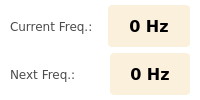
          <widget class="QFrame" name="verticalFrame_5">
           <property name="styleSheet">
            <string notr="true">background-color: rgb(255, 255, 255);
border-radius: 4px;</string>
           </property>
           <layout class="QVBoxLayout" name="verticalLayout_9" stretch="1,1">
            <property name="leftMargin">
             <number>5</number>
            </property>
            <property name="topMargin">
             <number>5</number>
            </property>
            <property name="rightMargin">
             <number>5</number>
            </property>
            <property name="bottomMargin">
             <number>5</number>
            </property>
            <item>
             <layout class="QHBoxLayout" name="horizontalLayout_15" stretch="1,2">
              <property name="spacing">
               <number>15</number>
              </property>
              <property name="leftMargin">
               <number>5</number>
              </property>
              <property name="rightMargin">
               <number>5</number>
              </property>
              <item>
               <widget class="QLabel" name="static_odsc_label_10">
                <property name="sizePolicy">
                 <sizepolicy hsizetype="Preferred" vsizetype="Preferred">
                  <horstretch>0</horstretch>
                  <verstretch>0</verstretch>
                 </sizepolicy>
                </property>
                <property name="minimumSize">
                 <size>
                  <width>0</width>
                  <height>25</height>
                 </size>
                </property>
                <property name="font">
                 <font>
                  <family>Verdana</family>
                  <pointsize>9</pointsize>
                  <weight>50</weight>
                  <bold>false</bold>
                 </font>
                </property>
                <property name="styleSheet">
                 <string notr="true">color: rgb(75, 75, 75);</string>
                </property>
                <property name="text">
                 <string>Current Freq.:</string>
                </property>
               </widget>
              </item>
              <item>
               <widget class="QLabel" name="pyqt5_dynamic_odsc_label_current_frequency">
                <property name="font">
                 <font>
                  <family>Verdana</family>
                  <pointsize>12</pointsize>
                  <weight>75</weight>
                  <bold>true</bold>
                 </font>
                </property>
                <property name="styleSheet">
                 <string notr="true">border-radius: 4px;
padding: 5px;
background-color: rgb(250,240,220);
</string>
                </property>
                <property name="text">
                 <string>0 Hz</string>
                </property>
                <property name="alignment">
                 <set>Qt::AlignCenter</set>
                </property>
               </widget>
              </item>
             </layout>
            </item>
            <item>
             <layout class="QHBoxLayout" name="horizontalLayout_20" stretch="1,2">
              <property name="spacing">
               <number>15</number>
              </property>
              <property name="leftMargin">
               <number>5</number>
              </property>
              <property name="rightMargin">
               <number>5</number>
              </property>
              <item>
               <widget class="QLabel" name="static_odsc_label_6">
                <property name="sizePolicy">
                 <sizepolicy hsizetype="Preferred" vsizetype="Preferred">
                  <horstretch>0</horstretch>
                  <verstretch>0</verstretch>
                 </sizepolicy>
                </property>
                <property name="font">
                 <font>
                  <family>Verdana</family>
                  <pointsize>9</pointsize>
                  <weight>50</weight>
                  <bold>false</bold>
                 </font>
                </property>
                <property name="styleSheet">
                 <string notr="true">color: rgb(75, 75, 75);</string>
                </property>
                <property name="text">
                 <string>Next Freq.:     </string>
                </property>
               </widget>
              </item>
              <item>
               <widget class="QLabel" name="pyqt5_dynamic_odsc_label_next_frequency">
                <property name="font">
                 <font>
                  <family>Verdana</family>
                  <pointsize>12</pointsize>
                  <weight>75</weight>
                  <bold>true</bold>
                 </font>
                </property>
                <property name="styleSheet">
                 <string notr="true">border-radius: 4px;
padding: 5px;
background-color: rgb(250,240,220);
</string>
                </property>
                <property name="text">
                 <string>0 Hz</string>
                </property>
                <property name="alignment">
                 <set>Qt::AlignCenter</set>
                </property>
               </widget>
              </item>
             </layout>
            </item>
           </layout>
          </widget>
